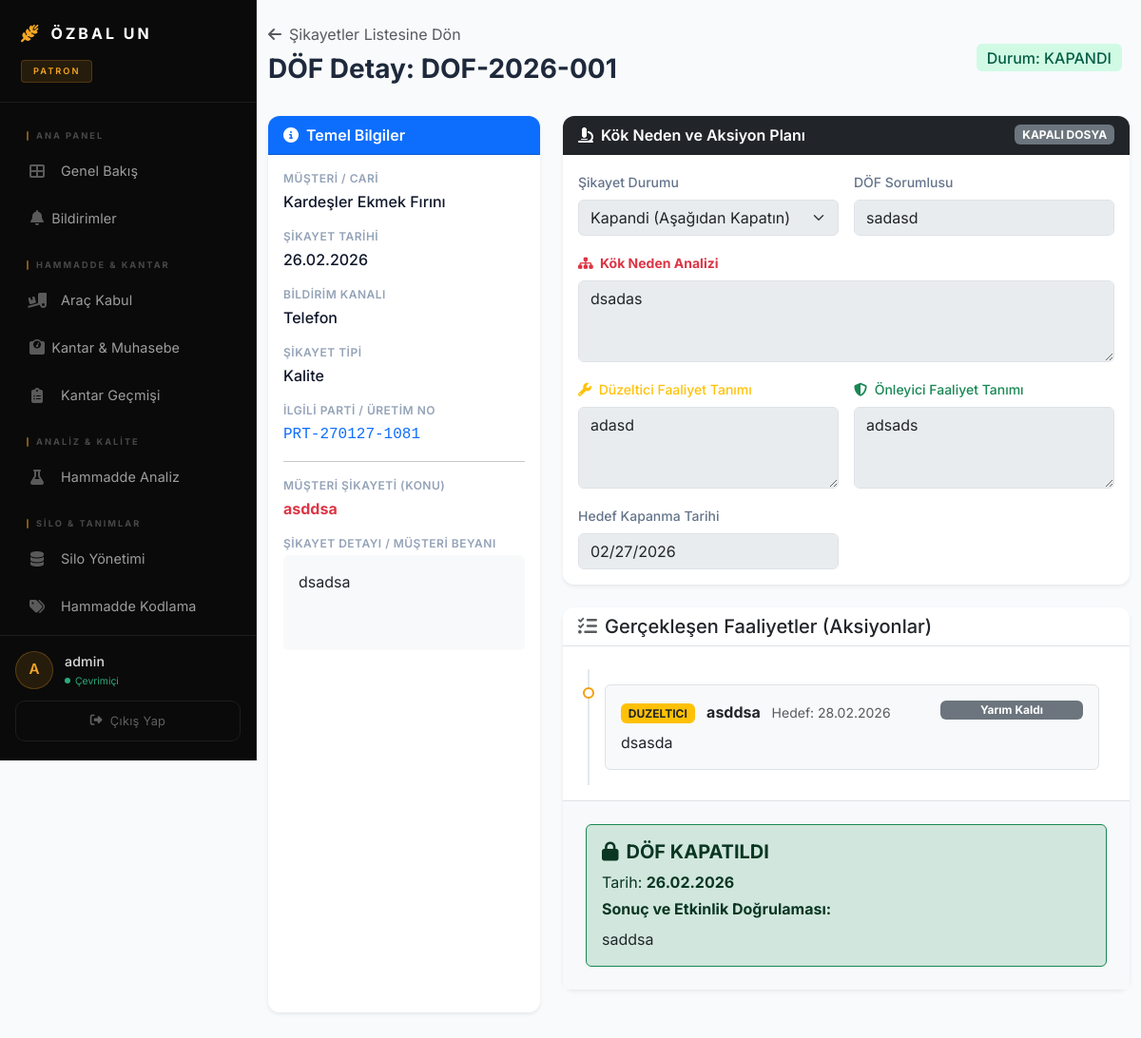
Page /sikayet_detay.php?id=1 (signed in) on the committed database.
### tables this page shows
CREATE TABLE `sikayetler` (
  `id` int(11) NOT NULL,
  `sikayet_no` varchar(50) NOT NULL COMMENT 'DOF-2026-001 formatı',
  `musteri_id` int(11) DEFAULT NULL COMMENT 'FK → musteriler (NULL olabilir - bilinmeyen müşteri)',
  `musteri_adi` varchar(200) DEFAULT NULL COMMENT 'Müşteri seçilmezse veya silinmişse fallback',
  `parti_no` varchar(50) DEFAULT NULL COMMENT 'Hammadde parti no (hammadde_girisleri.parti_no)',
  `sevkiyat_parti_no` varchar(50) DEFAULT NULL COMMENT 'Sevkiyat parti no (varsa otomatik)',
  `sikayet_tarihi` date NOT NULL,
  `bildirim_kanali` varchar(50) DEFAULT NULL COMMENT 'telefon, email, yuz_yuze, yazili',
  `sikayet_tipi` varchar(50) DEFAULT NULL COMMENT 'kalite, ambalaj, lojistik, yabanci_madde, miktar, diger',
  `sikayet_konusu` varchar(200) NOT NULL,
  `sikayet_detay` text DEFAULT NULL,
  `oncelik` varchar(20) DEFAULT 'orta' COMMENT 'dusuk, orta, yuksek, kritik',
  `durum` varchar(20) DEFAULT 'acik' COMMENT 'acik, inceleniyor, dof_acildi, kapandi',
  `kok_neden` text DEFAULT NULL,
  `duzeltici_faaliyet` text DEFAULT NULL,
  `onleyici_faaliyet` text DEFAULT NULL,
  `dof_sorumlu` varchar(100) DEFAULT NULL,
  `hedef_kapanma_tarihi` date DEFAULT NULL,
  `kapanma_tarihi` date DEFAULT NULL,
  `sonuc_dogrulama` text DEFAULT NULL COMMENT 'Faaliyetlerin etkinlik doğrulaması',
  `olusturan` varchar(50) DEFAULT NULL,
  `olusturma_tarihi` datetime DEFAULT current_timestamp(),
  `guncelleme_tarihi` datetime DEFAULT current_timestamp() ON UPDATE current_timestamp()
);

CREATE TABLE `musteriler` (
  `id` int(11) NOT NULL,
  `cari_kod` varchar(50) NOT NULL,
  `cari_tip` enum('Müşteri','Tedarikçi') NOT NULL,
  `firma_adi` varchar(255) NOT NULL,
  `yetkili_kisi` varchar(100) DEFAULT NULL,
  `telefon` varchar(50) DEFAULT NULL,
  `eposta` varchar(100) DEFAULT NULL,
  `vergi_dairesi` varchar(100) DEFAULT NULL,
  `vergi_no` varchar(50) DEFAULT NULL,
  `il` varchar(50) DEFAULT NULL,
  `ilce` varchar(50) DEFAULT NULL,
  `adres` text DEFAULT NULL,
  `ozel_notlar` text DEFAULT NULL,
  `bakiye` decimal(18,2) DEFAULT 0.00,
  `para_birimi` varchar(10) DEFAULT 'TL',
  `kayit_tarihi` timestamp NOT NULL DEFAULT current_timestamp()
);

CREATE TABLE `sikayet_faaliyetleri` (
  `id` int(11) NOT NULL,
  `sikayet_id` int(11) NOT NULL COMMENT 'FK → sikayetler',
  `faaliyet_tipi` varchar(50) NOT NULL COMMENT 'duzeltici, onleyici, acil_onlem',
  `aciklama` text NOT NULL,
  `sorumlu` varchar(100) DEFAULT NULL,
  `hedef_tarih` date DEFAULT NULL,
  `tamamlanma_tarihi` date DEFAULT NULL,
  `durum` varchar(20) DEFAULT 'bekliyor' COMMENT 'bekliyor, devam_ediyor, tamamlandi',
  `olusturan` varchar(50) DEFAULT NULL,
  `olusturma_tarihi` datetime DEFAULT current_timestamp()
);

### sikayet_detay.php (the view, shortened to what this page needs)
<?php
include("baglan.php");
$id = isset($_GET['id']) ? (int) $_GET['id'] : 0;
$sql = "SELECT s.*, m.firma_adi as org_musteri
        FROM sikayetler s
        LEFT JOIN musteriler m ON s.musteri_id = m.id
        WHERE s.id = $id";
$res = $baglanti->query($sql);
$sikayet = $res ? $res->fetch_assoc() : null;
$musteriAdiGoster = $sikayet['org_musteri'] ? $sikayet['org_musteri'] : ($sikayet['musteri_adi'] ?: 'Bilinmeyen Müşteri');
$isKapali = ($sikayet['durum'] === 'kapandi');
$faaliyetler = $baglanti->query("SELECT * FROM sikayet_faaliyetleri WHERE sikayet_id = $id ORDER BY olusturma_tarihi ASC");
?>
<!DOCTYPE html>
<html lang="tr">
<head>
    <link href="https://cdn.jsdelivr.net/npm/bootstrap@5.3.0/dist/css/bootstrap.min.css" rel="stylesheet">
    <link rel="stylesheet" href="https://cdnjs.cloudflare.com/ajax/libs/font-awesome/6.4.0/css/all.min.css">
    <link href="https://cdn.jsdelivr.net/npm/sweetalert2@11.7.3/dist/sweetalert2.min.css" rel="stylesheet">
</head>
<body>
    <?php include("navbar.php"); ?>
    <div class="container py-4">
        <div class="d-flex justify-content-between align-items-center mb-4">
            <div>
                <a href="sikayetler.php" class="text-decoration-none text-muted"><i
                        class="fas fa-arrow-left me-2"></i>Şikayetler Listesine Dön</a>
                <h3 class="fw-bold mt-2">DÖF Detay:
                    <?php echo $sikayet['sikayet_no']; ?>
                </h3>
            </div>
            <div>
                <span class="badge badge-soft badge-durum-<?php echo $sikayet['durum']; ?> fs-6 me-2">
                    Durum:
                    <?php echo strtoupper(str_replace('_', ' ', $sikayet['durum'])); ?>
                </span>
            </div>
        </div>
        <div class="row">
            <div class="col-lg-4 mb-4">
                <div class="card shadow-sm h-100">
                    <div class="card-header bg-primary text-white">
                        <i class="fas fa-info-circle me-2"></i>Temel Bilgiler
                    </div>
                    <div class="card-body">
                        <div class="info-label">Müşteri / Cari</div>
                        <div class="info-value"><?php echo $musteriAdiGoster; ?></div>
                        <div class="info-label">Şikayet Tarihi</div>
                        <div class="info-value">
                            <?php echo date('d.m.Y', strtotime($sikayet['sikayet_tarihi'])); ?>
                        </div>
                        <div class="info-label">Bildirim Kanalı</div>
                        <div class="info-value">
                            <?php echo ucfirst(str_replace('_', ' ', $sikayet['bildirim_kanali'])); ?>
                        </div>
                        <div class="info-label">Şikayet Tipi</div>
                        <div class="info-value">
                            <?php echo ucfirst(str_replace('_', ' ', $sikayet['sikayet_tipi'])); ?>
                        </div>
                        <div class="info-label">İlgili Parti / Üretim No</div>
                        <div class="info-value text-primary font-monospace">
                            <?php echo $sikayet['parti_no'] ?: '-'; ?>
                        </div>
                        <hr>
                        <div class="info-label">Müşteri Şikayeti (Konu)</div>
                        <div class="info-value fw-bold text-danger">
                            <?php echo nl2br(htmlspecialchars($sikayet['sikayet_konusu'] ?? '')); ?>
                        </div>
                        <div class="info-label">Şikayet Detayı / Müşteri Beyanı</div>
                        <div class="p-3 bg-light rounded text-dark fs-6" style="min-height: 100px;">
                            <?php echo nl2br(htmlspecialchars($sikayet['sikayet_detay'] ?? '')); ?>
                        </div>
                    </div>
                </div>
            </div>
            <div class="col-lg-8 mb-4">
                <div class="card shadow-sm mb-4">
                    <div class="card-header bg-dark text-white d-flex justify-content-between align-items-center">
                        <div><i class="fas fa-microscope me-2"></i>Kök Neden ve Aksiyon Planı</div>
                        <?php if ($isKapali): ?>
                            <span class="badge bg-secondary">KAPALI DOSYA</span>
                        <?php endif; ?>
                    </div>
                    <div class="card-body">
                        <form method="POST">
                            <fieldset <?php echo $isKapali ? 'disabled' : ''; ?>>
                                <div class="row g-3">
                                    <div class="col-md-6">
                                        <label class="form-label">Şikayet Durumu</label>
                                        <select name="durum" class="form-select">
                                            <option value="kapandi" disabled <?php if ($sikayet['durum'] == 'kapandi')
                                                echo 'selected'; ?>>Kapandi (Aşağıdan Kapatın)</option>
                                        </select>
                                    </div>
                                    <div class="col-md-6">
                                        <label class="form-label">DÖF Sorumlusu</label>
                                        <input type="text" name="dof_sorumlu" class="form-control"
                                            value="<?php echo htmlspecialchars($sikayet['dof_sorumlu'] ?? ''); ?>">
                                    </div>
                                    <div class="col-12">
                                        <label class="form-label text-danger fw-bold"><i
                                                class="fas fa-sitemap me-1"></i> Kök Neden Analizi</label>
                                        <textarea name="kok_neden" class="form-control" rows="3"
                                            placeholder="Problemin asıl kaynağı nedir? (5 Neden Analizi)"><?php echo htmlspecialchars($sikayet['kok_neden'] ?? ''); ?></textarea>
                                    </div>
                                    <div class="col-md-6">
                                        <label class="form-label text-warning"><i class="fas fa-wrench me-1"></i>
                                            Düzeltici Faaliyet Tanımı</label>
                                        <textarea name="duzeltici_faaliyet" class="form-control" rows="3"
                                            placeholder="Mevcut sorunu çözmek için ne yapılacak?"><?php echo htmlspecialchars($sikayet['duzeltici_faaliyet'] ?? ''); ?></textarea>
                                    </div>
                                    <div class="col-md-6">
                                        <label class="form-label text-success"><i class="fas fa-shield-alt me-1"></i>
                                            Önleyici Faaliyet Tanımı</label>
                                        <textarea name="onleyici_faaliyet" class="form-control" rows="3"
                                            placeholder="Sorunun tekrarlamaması için ne yapılacak?"><?php echo htmlspecialchars($sikayet['onleyici_faaliyet'] ?? ''); ?></textarea>
                                    </div>
                                    <div class="col-md-6">
                                        <label class="form-label">Hedef Kapanma Tarihi</label>
                                        <input type="date" name="hedef_kapanma_tarihi" class="form-control"
                                            value="<?php echo $sikayet['hedef_kapanma_tarihi']; ?>">
                                    </div>
                                </div>
                            </fieldset>
                        </form>
                    </div>
                </div>
                <div class="card shadow-sm">
                    <div class="card-header bg-white border-bottom d-flex justify-content-between align-items-center">
                        <h5 class="mb-0 text-dark"><i class="fas fa-tasks text-muted me-2"></i>Gerçekleşen Faaliyetler
                            (Aksiyonlar)</h5>
                    </div>
                    <div class="card-body">
                        <?php if ($faaliyetler && $faaliyetler->num_rows > 0): ?>
                            <div class="mt-2">
                                <?php while ($f = $faaliyetler->fetch_assoc()):
                                    $fkapali = ($f['durum'] == 'tamamlandi');
                                    ?>
                                    <div class="timeline-item <?php echo $fkapali ? 'completed' : ''; ?>">
                                        <div class="d-flex justify-content-between p-3 bg-light rounded border">
                                            <div>
                                                <div class="mb-1">
                                                    <span
                                                        class="badge <?php echo $f['faaliyet_tipi'] == 'duzeltici' ? 'bg-warning text-dark' : ($f['faaliyet_tipi'] == 'onleyici' ? 'bg-success' : 'bg-danger'); ?>">
                                                        <?php echo strtoupper(str_replace('_', ' ', $f['faaliyet_tipi'])); ?>
                                                    </span>
                                                    <strong class="ms-2">
                                                        <?php echo htmlspecialchars($f['sorumlu'] ?: 'Sorumlu atanmadı'); ?>
                                                    </strong>
                                                    <small class="text-muted ms-2">Hedef:
                                                        <?php echo $f['hedef_tarih'] ? date('d.m.Y', strtotime($f['hedef_tarih'])) : '-'; ?>
                                                    </small>
                                                </div>
                                                <div class="fs-6 mt-2">
                                                    <?php echo nl2br(htmlspecialchars($f['aciklama'] ?? '')); ?>
                                                </div>
                                            </div>
                                            <div class="text-end" style="min-width: 150px;">
                                                <?php if ($fkapali): ?>
                                                    <span class="badge bg-success mb-2 d-block"><i
                                                            class="fas fa-check me-1"></i>Tamamlandı</span>
                                                    <small class="text-muted">
                                                        <?php echo date('d.m.Y', strtotime($f['tamamlanma_tarihi'])); ?>
                                                    </small>
                                                <?php else: ?>
                                                    <span class="badge bg-secondary mb-2 d-block">Yarım Kaldı</span>
                                                <?php endif; ?>
                                            </div>
                                        </div>
                                    </div>
                                <?php endwhile; ?>
                            </div>
                        <?php endif; ?>
                    </div>
                    <div class="card-footer bg-light p-4 border-top">
                        <?php if ($isKapali): ?>
                            <div class="alert alert-success mb-0 border-success">
                                <h5 class="fw-bold"><i class="fas fa-lock me-2"></i>DÖF KAPATILDI</h5>
                                <p class="mb-1">Tarih: <strong>
                                        <?php echo date('d.m.Y', strtotime($sikayet['kapanma_tarihi'])); ?>
                                    </strong></p>
                                <strong>Sonuç ve Etkinlik Doğrulaması:</strong>
                                <div class="mt-2 text-dark">
                                    <?php echo nl2br(htmlspecialchars($sikayet['sonuc_dogrulama'] ?? '')); ?>
                                </div>
                            </div>
                        <?php endif; ?>
                    </div>
                </div>
            </div>
        </div>
    </div>
</body>
</html>

### rows in the picture
sikayetler: sikayet_no "DOF-2026-001", durum "KAPANDI", musteriler.firma_adi "Kardeşler Ekmek Fırını", sikayet_tarihi "26.02.2026", bildirim_kanali "Telefon", sikayet_tipi "Kalite", parti_no "PRT-270127-1081", sikayet_konusu "asddsa", sikayet_detay "dsadsa", durum "Kapandi (Aşağıdan Kapatın)", dof_sorumlu "sadasd", kok_neden "dsadas", duzeltici_faaliyet "adasd", onleyici_faaliyet "adsads", hedef_kapanma_tarihi "02/27/2026", kapanma_tarihi "26.02.2026", sonuc_dogrulama "saddsa"
sikayet_faaliyetleri: faaliyet_tipi "DUZELTICI", sorumlu "asddsa", hedef_tarih "28.02.2026", aciklama "dsasda", durum "Yarım Kaldı"

### other values in the picture
$rol_adi "PATRON"
substr($_SESSION["kadi"], 0, 1) "A"
$_SESSION["kadi"] "admin"
